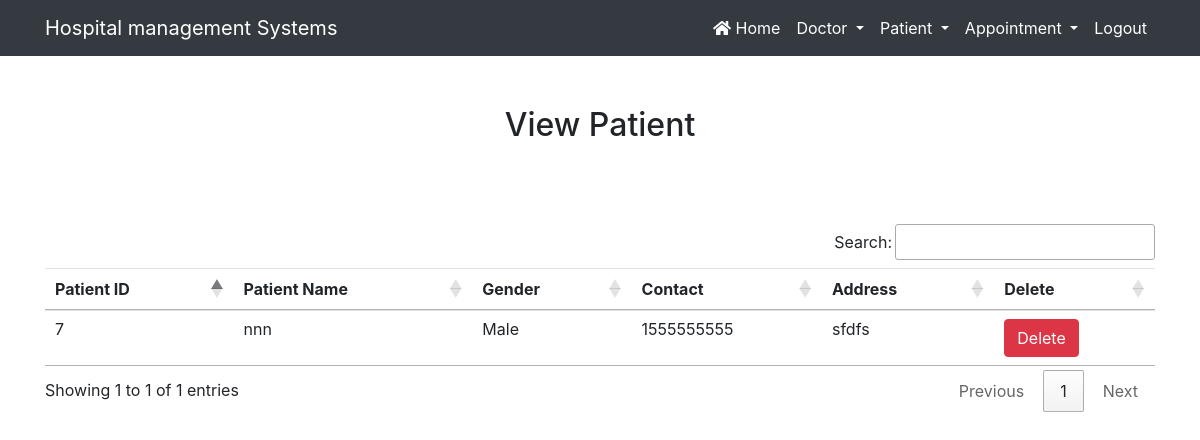
Page /view_patient/ (signed in) on the committed database.
### hospital/models.py (models this page shows, shortened)
class Patient(models.Model):
    name=models.CharField(max_length=30)
    gender=models.CharField(max_length=10)
    mobile=models.IntegerField()
    address=models.CharField(max_length=125)

### hospital/views.py (the view)
# urls.py: path('view_patient/', View_Patient, name='view_patient'),
def View_Patient(request):
    if not request.user.is_staff:
        return redirect('login')
    pat=Patient.objects.all()
    d={'pat':pat}
    return render(request,'view_patient.html',d)

### hospital/templates/view_patient.html
{% extends 'navigationbar.html' %}
{% load static %}
{% block body %}
<div class="container" style="margin-top:50px">
<h2 class="text-center">View Patient </h2>
<br><br><br>
    <table class="table table-hover" id="example">
        <thead>
        <tr>
            <th>Patient ID</th>
              <th>Patient Name</th>
              <th>Gender</th>
              <th>Contact</th>
            <th>Address</th>
            <th>Delete</th>
        </tr>
        </thead>
        <tbody>
         {% for i in pat %}
        <tr>
            <td>{{i.id}}</td>
            <td>{{i.name}}</td>
            <td>{{i.gender}}</td>
            <td>{{i.mobile}}</td>
            <td>{{i.address}}</td>
            <td>
            <a href="{% url 'delete_patient' i.id %}" onclick="return confirm('Are you sure you want to delete this data?');" class="btn btn-danger">Delete</a>
            </td>
        </tr>
         {% endfor %}
        </tbody>
    </table>
</div>
{% endblock %}

### rows in the picture
Patient: id "7", name "nnn", gender "Male", mobile "1555555555", address "sfdfs"
